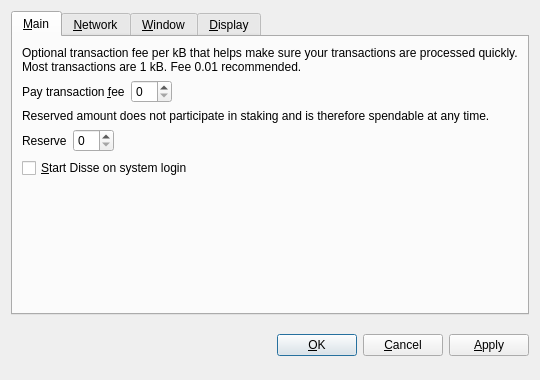
<?xml version="1.0" encoding="UTF-8"?>
<ui version="4.0">
 <class>OptionsDialog</class>
 <widget class="QDialog" name="OptionsDialog">
  <property name="geometry">
   <rect>
    <x>0</x>
    <y>0</y>
    <width>540</width>
    <height>380</height>
   </rect>
  </property>
  <property name="windowTitle">
   <string>Options</string>
  </property>
  <property name="modal">
   <bool>true</bool>
  </property>
  <layout class="QVBoxLayout" name="verticalLayout">
   <item>
    <widget class="QTabWidget" name="tabWidget">
     <property name="tabPosition">
      <enum>QTabWidget::North</enum>
     </property>
     <property name="currentIndex">
      <number>0</number>
     </property>
     <widget class="QWidget" name="tabMain">
      <attribute name="title">
       <string>&amp;Main</string>
      </attribute>
      <layout class="QVBoxLayout" name="verticalLayout_Main">
       <item>
        <widget class="QLabel" name="transactionFeeInfoLabel">
         <property name="text">
          <string>Optional transaction fee per kB that helps make sure your transactions are processed quickly. Most transactions are 1 kB. Fee 0.01 recommended.</string>
         </property>
         <property name="textFormat">
          <enum>Qt::PlainText</enum>
         </property>
         <property name="wordWrap">
          <bool>true</bool>
         </property>
        </widget>
       </item>
       <item>
        <layout class="QHBoxLayout" name="horizontalLayoutFee">
         <item>
          <widget class="QLabel" name="transactionFeeLabel">
           <property name="text">
            <string>Pay transaction &amp;fee</string>
           </property>
           <property name="textFormat">
            <enum>Qt::PlainText</enum>
           </property>
           <property name="buddy">
            <cstring>transactionFee</cstring>
           </property>
          </widget>
         </item>
         <item>
          <widget class="BitcoinAmountField" name="transactionFee"/>
         </item>
         <item>
          <spacer name="horizontalSpacerFee">
           <property name="orientation">
            <enum>Qt::Horizontal</enum>
           </property>
           <property name="sizeHint" stdset="0">
            <size>
             <width>40</width>
             <height>20</height>
            </size>
           </property>
          </spacer>
         </item>
        </layout>
       </item>
       <item>
        <widget class="QLabel" name="reserveBalanceInfoLabel">
         <property name="text">
          <string>Reserved amount does not participate in staking and is therefore spendable at any time.</string>
         </property>
         <property name="textFormat">
          <enum>Qt::PlainText</enum>
         </property>
         <property name="wordWrap">
          <bool>true</bool>
         </property>
        </widget>
       </item>
       <item>
        <layout class="QHBoxLayout" name="horizontalLayoutReserveBalance">
         <item>
          <widget class="QLabel" name="reserveBalanceLabel">
           <property name="text">
            <string>Reserve</string>
           </property>
           <property name="textFormat">
            <enum>Qt::PlainText</enum>
           </property>
           <property name="buddy">
            <cstring>reserveBalance</cstring>
           </property>
          </widget>
         </item>
         <item>
          <widget class="BitcoinAmountField" name="reserveBalance"/>
         </item>
         <item>
          <spacer name="horizontalSpacerReserveBalance">
           <property name="orientation">
            <enum>Qt::Horizontal</enum>
           </property>
           <property name="sizeHint" stdset="0">
            <size>
             <width>40</width>
             <height>20</height>
            </size>
           </property>
          </spacer>
         </item>
        </layout>
       </item>
       <item>
        <widget class="QCheckBox" name="bitcoinAtStartup">
         <property name="toolTip">
          <string>Automatically start Disse after logging in to the system.</string>
         </property>
         <property name="text">
          <string>&amp;Start Disse on system login</string>
         </property>
        </widget>
       </item>
       <item>
        <spacer name="verticalSpacer_Main">
         <property name="orientation">
          <enum>Qt::Vertical</enum>
         </property>
         <property name="sizeHint" stdset="0">
          <size>
           <width>20</width>
           <height>40</height>
          </size>
         </property>
        </spacer>
       </item>
      </layout>
     </widget>
     <widget class="QWidget" name="tabNetwork">
      <attribute name="title">
       <string>&amp;Network</string>
      </attribute>
      <layout class="QVBoxLayout" name="verticalLayout_Network">
       <item>
        <widget class="QCheckBox" name="mapPortUpnp">
         <property name="toolTip">
          <string>Automatically open the Disse client port on the router. This only works when your router supports UPnP and it is enabled.</string>
         </property>
         <property name="text">
          <string>Map port using &amp;UPnP</string>
         </property>
        </widget>
       </item>
       <item>
        <widget class="QCheckBox" name="connectSocks">
         <property name="toolTip">
          <string>Connect to the Disse network through a SOCKS5 proxy (e.g. when connecting through Tor).</string>
         </property>
         <property name="text">
          <string>&amp;Connect through SOCKS5 proxy:</string>
         </property>
        </widget>
       </item>
       <item>
        <layout class="QHBoxLayout" name="horizontalLayout_Network">
         <item>
          <widget class="QLabel" name="proxyIpLabel">
           <property name="text">
            <string>Proxy &amp;IP:</string>
           </property>
           <property name="textFormat">
            <enum>Qt::PlainText</enum>
           </property>
           <property name="buddy">
            <cstring>proxyIp</cstring>
           </property>
          </widget>
         </item>
         <item>
          <widget class="QValidatedLineEdit" name="proxyIp">
           <property name="maximumSize">
            <size>
             <width>140</width>
             <height>16777215</height>
            </size>
           </property>
           <property name="toolTip">
            <string>IP address of the proxy (e.g. 127.0.0.1)</string>
           </property>
          </widget>
         </item>
         <item>
          <widget class="QLabel" name="proxyPortLabel">
           <property name="text">
            <string>&amp;Port:</string>
           </property>
           <property name="textFormat">
            <enum>Qt::PlainText</enum>
           </property>
           <property name="buddy">
            <cstring>proxyPort</cstring>
           </property>
          </widget>
         </item>
         <item>
          <widget class="QLineEdit" name="proxyPort">
           <property name="maximumSize">
            <size>
             <width>55</width>
             <height>16777215</height>
            </size>
           </property>
           <property name="toolTip">
            <string>Port of the proxy (e.g. 9050)</string>
           </property>
          </widget>
         </item>
         <item>
          <spacer name="horizontalSpacer_Network">
           <property name="orientation">
            <enum>Qt::Horizontal</enum>
           </property>
           <property name="sizeHint" stdset="0">
            <size>
             <width>40</width>
             <height>20</height>
            </size>
           </property>
          </spacer>
         </item>
        </layout>
       </item>
       <item>
        <spacer name="verticalSpacer_Network">
         <property name="orientation">
          <enum>Qt::Vertical</enum>
         </property>
         <property name="sizeHint" stdset="0">
          <size>
           <width>20</width>
           <height>40</height>
          </size>
         </property>
        </spacer>
       </item>
      </layout>
     </widget>
     <widget class="QWidget" name="tabWindow">
      <attribute name="title">
       <string>&amp;Window</string>
      </attribute>
      <layout class="QVBoxLayout" name="verticalLayout_Window">
       <item>
        <widget class="QCheckBox" name="minimizeToTray">
         <property name="toolTip">
          <string>Show only a tray icon after minimizing the window.</string>
         </property>
         <property name="text">
          <string>&amp;Minimize to the tray instead of the taskbar</string>
         </property>
        </widget>
       </item>
       <item>
        <widget class="QCheckBox" name="minimizeOnClose">
         <property name="toolTip">
          <string>Minimize instead of exit the application when the window is closed. When this option is enabled, the application will be closed only after selecting Quit in the menu.</string>
         </property>
         <property name="text">
          <string>M&amp;inimize on close</string>
         </property>
        </widget>
       </item>
       <item>
        <spacer name="verticalSpacer_Window">
         <property name="orientation">
          <enum>Qt::Vertical</enum>
         </property>
         <property name="sizeHint" stdset="0">
          <size>
           <width>20</width>
           <height>40</height>
          </size>
         </property>
        </spacer>
       </item>
      </layout>
     </widget>
     <widget class="QWidget" name="tabDisplay">
      <attribute name="title">
       <string>&amp;Display</string>
      </attribute>
      <layout class="QVBoxLayout" name="verticalLayout_Display">
       <item>
        <layout class="QHBoxLayout" name="horizontalLayout_1_Display">
         <item>
          <widget class="QLabel" name="langLabel">
           <property name="text">
            <string>User Interface &amp;language:</string>
           </property>
           <property name="textFormat">
            <enum>Qt::PlainText</enum>
           </property>
           <property name="buddy">
            <cstring>lang</cstring>
           </property>
          </widget>
         </item>
         <item>
          <widget class="QValueComboBox" name="lang">
           <property name="toolTip">
            <string>The user interface language can be set here. This setting will take effect after restarting Disse.</string>
           </property>
          </widget>
         </item>
        </layout>
       </item>
       <item>
        <layout class="QHBoxLayout" name="horizontalLayout_2_Display">
         <item>
          <widget class="QLabel" name="unitLabel">
           <property name="text">
            <string>&amp;Unit to show amounts in:</string>
           </property>
           <property name="textFormat">
            <enum>Qt::PlainText</enum>
           </property>
           <property name="buddy">
            <cstring>unit</cstring>
           </property>
          </widget>
         </item>
         <item>
          <widget class="QValueComboBox" name="unit">
           <property name="toolTip">
            <string>Choose the default subdivision unit to show in the interface and when sending coins.</string>
           </property>
          </widget>
         </item>
        </layout>
       </item>
       <item>
        <widget class="QCheckBox" name="coinControlFeatures">
         <property name="toolTip">
          <string>Whether to show coin control features or not.</string>
         </property>
         <property name="text">
          <string>Display coin &amp;control features (experts only!)</string>
         </property>
        </widget>
       </item>
       <item>
        <widget class="QCheckBox" name="minimizeCoinAge">
         <property name="toolTip">
          <string>Whether to select the coin outputs randomly or with minimal coin age.</string>
         </property>
         <property name="text">
          <string>Minimize weight consumption (experimental)</string>
         </property>
        </widget>
       </item>
       <item>
        <spacer name="verticalSpacer_Display">
         <property name="orientation">
          <enum>Qt::Vertical</enum>
         </property>
         <property name="sizeHint" stdset="0">
          <size>
           <width>20</width>
           <height>40</height>
          </size>
         </property>
        </spacer>
       </item>
      </layout>
     </widget>
    </widget>
   </item>
   <item>
    <layout class="QHBoxLayout" name="horizontalLayout_Buttons">
     <item>
      <spacer name="horizontalSpacer_1">
       <property name="orientation">
        <enum>Qt::Horizontal</enum>
       </property>
       <property name="sizeHint" stdset="0">
        <size>
         <width>40</width>
         <height>48</height>
        </size>
       </property>
      </spacer>
     </item>
     <item>
      <widget class="QLabel" name="statusLabel">
       <property name="font">
        <font>
         <weight>75</weight>
         <bold>true</bold>
        </font>
       </property>
       <property name="text">
        <string/>
       </property>
       <property name="textFormat">
        <enum>Qt::PlainText</enum>
       </property>
       <property name="wordWrap">
        <bool>true</bool>
       </property>
      </widget>
     </item>
     <item>
      <spacer name="horizontalSpacer_2">
       <property name="orientation">
        <enum>Qt::Horizontal</enum>
       </property>
       <property name="sizeHint" stdset="0">
        <size>
         <width>40</width>
         <height>48</height>
        </size>
       </property>
      </spacer>
     </item>
     <item>
      <widget class="QPushButton" name="okButton">
       <property name="text">
        <string>&amp;OK</string>
       </property>
      </widget>
     </item>
     <item>
      <widget class="QPushButton" name="cancelButton">
       <property name="text">
        <string>&amp;Cancel</string>
       </property>
       <property name="autoDefault">
        <bool>false</bool>
       </property>
      </widget>
     </item>
     <item>
      <widget class="QPushButton" name="applyButton">
       <property name="text">
        <string>&amp;Apply</string>
       </property>
       <property name="autoDefault">
        <bool>false</bool>
       </property>
      </widget>
     </item>
    </layout>
   </item>
  </layout>
 </widget>
 <customwidgets>
  <customwidget>
   <class>QValidatedLineEdit</class>
   <extends>QLineEdit</extends>
   <header>qvalidatedlineedit.h</header>
  </customwidget>
  <customwidget>
   <class>BitcoinAmountField</class>
   <extends>QSpinBox</extends>
   <header>bitcoinamountfield.h</header>
  </customwidget>
  <customwidget>
   <class>QValueComboBox</class>
   <extends>QComboBox</extends>
   <header>qvaluecombobox.h</header>
  </customwidget>
 </customwidgets>
 <resources/>
 <connections/>
</ui>
